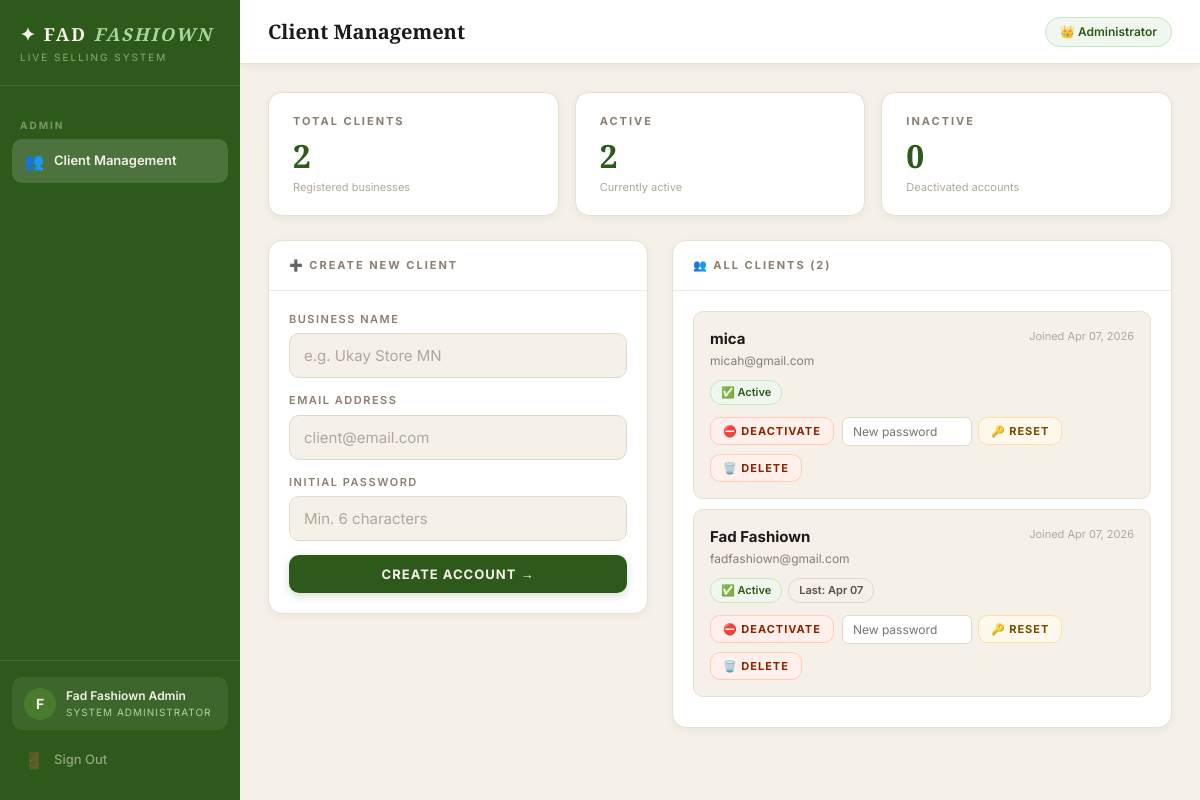
The app's page /admin (signed in), older data.
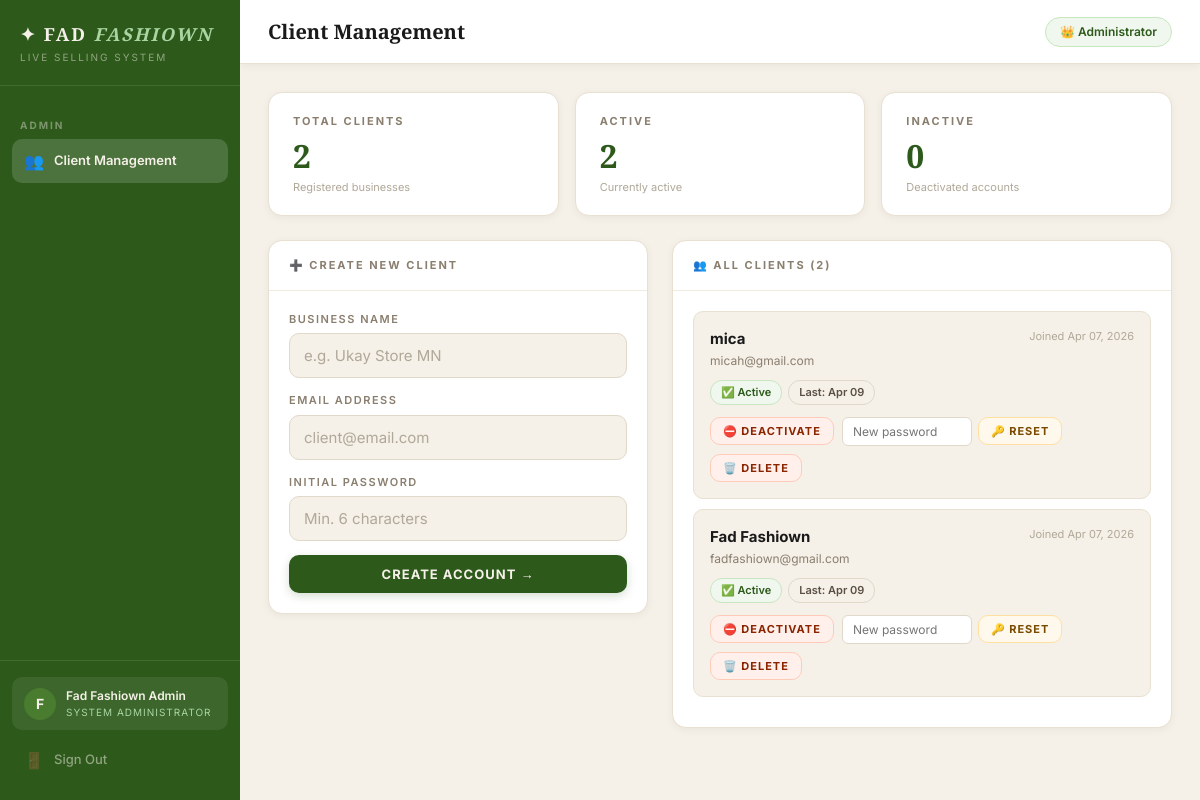
The same page, newer data.
### auth/models.py (models this page shows, shortened)
class Client(UserMixin, db.Model):
    __tablename__ = 'clients'
    id = db.Column(db.Integer, primary_key=True)
    business_name = db.Column(db.String(100), nullable=False)
    email = db.Column(db.String(120), unique=True, nullable=False)
    password_hash = db.Column(db.String(255), nullable=False)
    plan = db.Column(db.String(20), default='active')
    is_active = db.Column(db.Boolean, default=True)
    is_admin = db.Column(db.Boolean, default=False)
    created_at = db.Column(db.DateTime, default=datetime.utcnow)
    last_login = db.Column(db.DateTime, nullable=True)
    orders = db.relationship('Order', backref='client', lazy=True)

### auth/routes.py (the view)
@auth.route('/admin')
@admin_required
def admin_panel():
    clients = Client.query.filter_by(is_admin=False).order_by(
        Client.created_at.desc()
    ).all()
    return render_template('admin.html', clients=clients)

### auth/routes.py (called while the page is built)
def admin_required(f):
    @wraps(f)
    def decorated_function(*args, **kwargs):
        if not current_user.is_authenticated:
            return redirect(url_for('auth.login'))
        if not current_user.is_admin:
            abort(403)
        return f(*args, **kwargs)
    return decorated_function

### templates/admin.html (shortened to what this page needs)
{% extends "base.html" %}
{% block page_title %}Client Management{% endblock %}
{% block topbar_right %}
<span class="status-pill connected">👑 Administrator</span>
{% endblock %}
{% block content %}
<div class="stats-grid" style="margin-bottom:24px">
    <div class="stat-card">
        <div class="stat-label">Total Clients</div>
        <div class="stat-number">{{ clients|length }}</div>
        <div class="stat-sub">Registered businesses</div>
    </div>
    <div class="stat-card">
        <div class="stat-label">Active</div>
        <div class="stat-number">{{ clients|selectattr('is_active')|list|length }}</div>
        <div class="stat-sub">Currently active</div>
    </div>
    <div class="stat-card">
        <div class="stat-label">Inactive</div>
        <div class="stat-number">{{ clients|rejectattr('is_active')|list|length }}</div>
        <div class="stat-sub">Deactivated accounts</div>
    </div>
</div>
<div class="admin-grid">
    <div>
        <div class="card">
            <div class="card-header">
                <span class="card-title">➕ Create New Client</span>
            </div>
            <div class="card-body">
                <form method="POST" action="/admin/create-client">
                    <div class="form-group">
                        <label class="form-label">Business Name</label>
                        <input type="text" name="business_name"
                               class="form-input"
                               placeholder="e.g. Ukay Store MN" required />
                    </div>
                    <div class="form-group">
                        <label class="form-label">Email Address</label>
                        <input type="email" name="email"
                               class="form-input"
                               placeholder="client@email.com" required />
                    </div>
                    <div class="form-group">
                        <label class="form-label">Initial Password</label>
                        <input type="text" name="password"
                               class="form-input"
                               placeholder="Min. 6 characters"
                               required minlength="6" />
                    </div>
                    <button type="submit" class="btn btn-primary" style="width:100%">
                        Create Account →
                    </button>
                </form>
            </div>
        </div>
    </div>
    <div>
        <div class="card">
            <div class="card-header">
                <span class="card-title">👥 All Clients ({{ clients|length }})</span>
            </div>
            <div class="card-body">
                {% if clients %}
                    {% for client in clients %}
                    <div class="client-card {{ '' if client.is_active else 'inactive' }}">
                        <div class="client-card-header">
                            <div>
                                <div class="client-card-name">
                                    {{ client.business_name }}
                                </div>
                                <div class="client-card-email">
                                    {{ client.email }}
                                </div>
                            </div>
                            <div style="font-size:11px;color:var(--text-light)">
                                Joined {{ client.created_at.strftime('%b %d, %Y') }}
                            </div>
                        </div>
                        <div class="client-card-meta">
                            <span class="badge {{ 'badge-active' if client.is_active else 'badge-inactive' }}">
                                {{ '✅ Active' if client.is_active else '⛔ Inactive' }}
                            </span>
                            {% if client.last_login %}
                            <span class="badge badge-plan">
                                Last: {{ client.last_login.strftime('%b %d') }}
                            </span>
                            {% endif %}
                        </div>
                        <div class="client-card-actions">
                            <form method="POST"
                                  action="/admin/toggle-client/{{ client.id }}">
                                <button type="submit"
                                    class="btn {{ 'btn-danger' if client.is_active else 'btn-success' }}"
                                    style="padding:6px 12px;font-size:11px">
                                    {{ '⛔ Deactivate' if client.is_active else '✅ Activate' }}
                                </button>
                            </form>
                            <form method="POST"
                                  action="/admin/reset-password/{{ client.id }}"
                                  class="reset-form">
                                <input type="text" name="new_password"
                                       class="reset-input"
                                       placeholder="New password"
                                       minlength="6" required />
                                <button type="submit" class="btn btn-warning"
                                        style="padding:6px 12px;font-size:11px">
                                    🔑 Reset
                                </button>
                            </form>
                            <form method="POST"
                                  action="/admin/delete-client/{{ client.id }}"
                                  onsubmit="return confirm('Delete {{ client.business_name }}?')">
                                <button type="submit" class="btn btn-danger"
                                        style="padding:6px 12px;font-size:11px">
                                    🗑️ Delete
                                </button>
                            </form>
                        </div>
                    </div>
                    {% endfor %}
                {% else %}
                    <div class="empty-state">
                        No clients yet.<br>Create your first client above.
                    </div>
                {% endif %}
            </div>
        </div>
    </div>
</div>
{% endblock %}

### templates/base.html (shortened to what this page needs)
<!DOCTYPE html>
<html lang="en">
<head>
    <link rel="stylesheet" href="/static/style.css">
</head>
<body>
<div class="app-layout">
    <aside class="sidebar" id="sidebar">
        <div class="sidebar-brand">
            <div class="brand-name">✦ Fad <em>Fashiown</em></div>
            <div class="brand-sub">Live Selling System</div>
        </div>
        <nav class="sidebar-nav">
            {% if current_user.is_admin %}
            <div class="nav-section-label">Admin</div>
            <a href="/admin"
            class="nav-item {% if request.endpoint == 'auth.admin_panel' %}active{% endif %}">
                <span class="nav-icon">👥</span>
                Client Management
            </a>
            {% endif %}
        </nav>
        <div class="sidebar-footer">
            <div class="client-info">
                <div class="client-avatar">
                    {{ current_user.business_name[0].upper() }}
                </div>
                <div class="client-details">
                    <div class="client-name">{{ current_user.business_name }}</div>
                    <div class="client-plan">{% if current_user.is_admin %}System Administrator{% else %}Live Selling{% endif %}</div>
                </div>
            </div>
            <a href="/logout" class="nav-item" style="color:rgba(245,240,232,0.5)">
                <span class="nav-icon">🚪</span>
                Sign Out
            </a>
        </div>
    </aside>
    <main class="main-content">
        <div class="topbar">
            <div class="topbar-title">{% block page_title %}{% endblock %}</div>
            <div class="topbar-right">
                {% block topbar_right %}{% endblock %}
            </div>
        </div>
        <div class="page-content">
            {% block content %}{% endblock %}
        </div>
    </main>
</div>
</body>
</html>

Row changes from the older to the newer data that the page shows:
changed Client "mica": last_login (not shown) → "Apr 09"
changed Client "Fad Fashiown": last_login "Apr 07" → "Apr 09"
